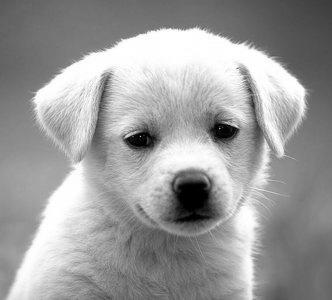
#> input picture FrequencyFilter/images/img0.jpg, 332 x 300 px, found by its file name
$ python index_slice.py
#> lines starting #> are read from the running program, lines starting #| are printed output that depends on the picture
import cv2

img=cv2.imread("./images/img0.jpg")
#> img is the input picture: shape (300, 332, 3); min 0, max 255, mean 155.7

print(img[0,0,0],img[0,0,1],img[0,0,2])
#| 89 89 89
print(img[10,50,0],img[50,100,1],img[2,30,2])
#| 110 160 100

img_grey=img[:,:,1]
print(img_grey[0,0])
#| 89
img2=img[:,:,0:2]
print(img2)
#> (printed output is left out)


img_slice=img[100:200,0:100,0] #patch_subimage
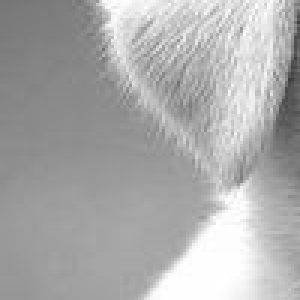
#> img_slice: shape (100, 100) (shown 3 times larger); min 61, max 255, mean 171.6
cv2.imshow("1",img_slice)
cv2.waitKey()

$ run again, with FrequencyFilter/images/img1.jpg copied over FrequencyFilter/images/img0.jpg
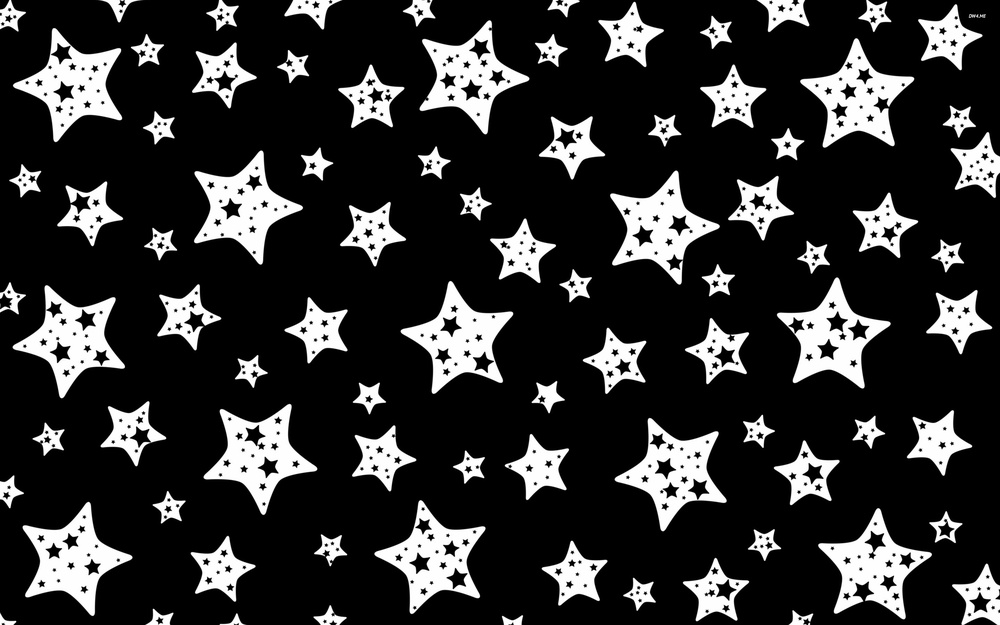
#> input picture FrequencyFilter/images/img1.jpg, 1000 x 625 px, shrunk from 2880 x 1800 before the run, found by its file name
#> img is the input picture: shape (625, 1000, 3); min 0, max 255, mean 49.8
#| 0 0 0
#| 0 3 0
#| 0
#> (printed output is left out)
#> `img_slice=img[100:200,0:100,0]`:
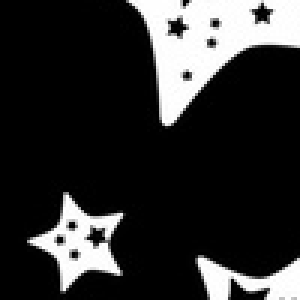
#> img_slice: shape (100, 100) (shown 3 times larger); min 0, max 255, mean 46.8
